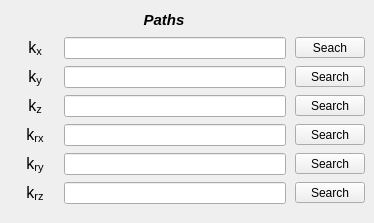
        <widget class="QWidget" name="tab_spring_table">
         <attribute name="title">
          <string>Spring</string>
         </attribute>
         <widget class="QWidget" name="gridLayoutWidget_3">
          <property name="geometry">
           <rect>
            <x>10</x>
            <y>6</y>
            <width>355</width>
            <height>208</height>
           </rect>
          </property>
          <layout class="QGridLayout" name="gridLayout_4">
           <property name="leftMargin">
            <number>5</number>
           </property>
           <property name="topMargin">
            <number>3</number>
           </property>
           <property name="bottomMargin">
            <number>4</number>
           </property>
           <property name="horizontalSpacing">
            <number>9</number>
           </property>
           <property name="verticalSpacing">
            <number>7</number>
           </property>
           <item row="1" column="1">
            <widget class="QLineEdit" name="lineEdit_path_table_Kx">
             <property name="enabled">
              <bool>true</bool>
             </property>
             <property name="font">
              <font>
               <pointsize>8</pointsize>
               <weight>50</weight>
               <bold>false</bold>
              </font>
             </property>
             <property name="alignment">
              <set>Qt::AlignCenter</set>
             </property>
            </widget>
           </item>
           <item row="2" column="1">
            <widget class="QLineEdit" name="lineEdit_path_table_Ky">
             <property name="enabled">
              <bool>true</bool>
             </property>
             <property name="font">
              <font>
               <pointsize>8</pointsize>
               <weight>50</weight>
               <bold>false</bold>
              </font>
             </property>
             <property name="alignment">
              <set>Qt::AlignCenter</set>
             </property>
            </widget>
           </item>
           <item row="1" column="0">
            <widget class="QLabel" name="label_67">
             <property name="enabled">
              <bool>true</bool>
             </property>
             <property name="minimumSize">
              <size>
               <width>40</width>
               <height>0</height>
              </size>
             </property>
             <property name="maximumSize">
              <size>
               <width>40</width>
               <height>16777215</height>
              </size>
             </property>
             <property name="text">
              <string>&lt;html&gt;&lt;head/&gt;&lt;body&gt;&lt;p align=&quot;center&quot;&gt;&lt;span style=&quot; font-size:12pt;&quot;&gt;k&lt;/span&gt;&lt;span style=&quot; font-size:12pt; vertical-align:sub;&quot;&gt;x&lt;/span&gt;&lt;/p&gt;&lt;/body&gt;&lt;/html&gt;</string>
             </property>
             <property name="alignment">
              <set>Qt::AlignCenter</set>
             </property>
            </widget>
           </item>
           <item row="4" column="2">
            <widget class="QToolButton" name="toolButton_load_Krx_table">
             <property name="enabled">
              <bool>true</bool>
             </property>
             <property name="sizePolicy">
              <sizepolicy hsizetype="Expanding" vsizetype="Fixed">
               <horstretch>0</horstretch>
               <verstretch>0</verstretch>
              </sizepolicy>
             </property>
             <property name="minimumSize">
              <size>
               <width>70</width>
               <height>0</height>
              </size>
             </property>
             <property name="maximumSize">
              <size>
               <width>70</width>
               <height>16777215</height>
              </size>
             </property>
             <property name="text">
              <string>Search</string>
             </property>
             <property name="autoRaise">
              <bool>false</bool>
             </property>
             <property name="arrowType">
              <enum>Qt::NoArrow</enum>
             </property>
            </widget>
           </item>
           <item row="4" column="1">
            <widget class="QLineEdit" name="lineEdit_path_table_Krx">
             <property name="enabled">
              <bool>true</bool>
             </property>
             <property name="font">
              <font>
               <pointsize>8</pointsize>
               <weight>50</weight>
               <bold>false</bold>
              </font>
             </property>
             <property name="alignment">
              <set>Qt::AlignCenter</set>
             </property>
            </widget>
           </item>
           <item row="6" column="2">
            <widget class="QToolButton" name="toolButton_load_Krz_table">
             <property name="enabled">
              <bool>true</bool>
             </property>
             <property name="sizePolicy">
              <sizepolicy hsizetype="Expanding" vsizetype="Fixed">
               <horstretch>0</horstretch>
               <verstretch>0</verstretch>
              </sizepolicy>
             </property>
             <property name="minimumSize">
              <size>
               <width>70</width>
               <height>0</height>
              </size>
             </property>
             <property name="maximumSize">
              <size>
               <width>70</width>
               <height>16777215</height>
              </size>
             </property>
             <property name="text">
              <string>Search</string>
             </property>
             <property name="autoRaise">
              <bool>false</bool>
             </property>
             <property name="arrowType">
              <enum>Qt::NoArrow</enum>
             </property>
            </widget>
           </item>
           <item row="3" column="1">
            <widget class="QLineEdit" name="lineEdit_path_table_Kz">
             <property name="enabled">
              <bool>true</bool>
             </property>
             <property name="font">
              <font>
               <pointsize>8</pointsize>
               <weight>50</weight>
               <bold>false</bold>
              </font>
             </property>
             <property name="alignment">
              <set>Qt::AlignCenter</set>
             </property>
            </widget>
           </item>
           <item row="3" column="2">
            <widget class="QToolButton" name="toolButton_load_Kz_table">
             <property name="enabled">
              <bool>true</bool>
             </property>
             <property name="sizePolicy">
              <sizepolicy hsizetype="Expanding" vsizetype="Fixed">
               <horstretch>0</horstretch>
               <verstretch>0</verstretch>
              </sizepolicy>
             </property>
             <property name="minimumSize">
              <size>
               <width>70</width>
               <height>0</height>
              </size>
             </property>
             <property name="maximumSize">
              <size>
               <width>70</width>
               <height>16777215</height>
              </size>
             </property>
             <property name="text">
              <string>Search</string>
             </property>
             <property name="autoRaise">
              <bool>false</bool>
             </property>
             <property name="arrowType">
              <enum>Qt::NoArrow</enum>
             </property>
            </widget>
           </item>
           <item row="2" column="2">
            <widget class="QToolButton" name="toolButton_load_Ky_table">
             <property name="enabled">
              <bool>true</bool>
             </property>
             <property name="sizePolicy">
              <sizepolicy hsizetype="Expanding" vsizetype="Fixed">
               <horstretch>0</horstretch>
               <verstretch>0</verstretch>
              </sizepolicy>
             </property>
             <property name="minimumSize">
              <size>
               <width>70</width>
               <height>0</height>
              </size>
             </property>
             <property name="maximumSize">
              <size>
               <width>70</width>
               <height>16777215</height>
              </size>
             </property>
             <property name="text">
              <string>Search</string>
             </property>
             <property name="autoRaise">
              <bool>false</bool>
             </property>
             <property name="arrowType">
              <enum>Qt::NoArrow</enum>
             </property>
            </widget>
           </item>
           <item row="5" column="2">
            <widget class="QToolButton" name="toolButton_load_Kry_table">
             <property name="enabled">
              <bool>true</bool>
             </property>
             <property name="sizePolicy">
              <sizepolicy hsizetype="Expanding" vsizetype="Fixed">
               <horstretch>0</horstretch>
               <verstretch>0</verstretch>
              </sizepolicy>
             </property>
             <property name="minimumSize">
              <size>
               <width>70</width>
               <height>0</height>
              </size>
             </property>
             <property name="maximumSize">
              <size>
               <width>70</width>
               <height>16777215</height>
              </size>
             </property>
             <property name="text">
              <string>Search</string>
             </property>
             <property name="autoRaise">
              <bool>false</bool>
             </property>
             <property name="arrowType">
              <enum>Qt::NoArrow</enum>
             </property>
            </widget>
           </item>
           <item row="5" column="1">
            <widget class="QLineEdit" name="lineEdit_path_table_Kry">
             <property name="enabled">
              <bool>true</bool>
             </property>
             <property name="font">
              <font>
               <pointsize>8</pointsize>
               <weight>50</weight>
               <bold>false</bold>
              </font>
             </property>
             <property name="alignment">
              <set>Qt::AlignCenter</set>
             </property>
            </widget>
           </item>
           <item row="1" column="2">
            <widget class="QToolButton" name="toolButton_load_Kx_table">
             <property name="enabled">
              <bool>true</bool>
             </property>
             <property name="sizePolicy">
              <sizepolicy hsizetype="Expanding" vsizetype="Fixed">
               <horstretch>0</horstretch>
               <verstretch>0</verstretch>
              </sizepolicy>
             </property>
             <property name="minimumSize">
              <size>
               <width>70</width>
               <height>0</height>
              </size>
             </property>
             <property name="maximumSize">
              <size>
               <width>70</width>
               <height>16777215</height>
              </size>
             </property>
             <property name="text">
              <string>Seach</string>
             </property>
             <property name="autoRaise">
              <bool>false</bool>
             </property>
             <property name="arrowType">
              <enum>Qt::NoArrow</enum>
             </property>
            </widget>
           </item>
           <item row="6" column="1">
            <widget class="QLineEdit" name="lineEdit_path_table_Krz">
             <property name="enabled">
              <bool>true</bool>
             </property>
             <property name="font">
              <font>
               <pointsize>8</pointsize>
               <weight>50</weight>
               <bold>false</bold>
              </font>
             </property>
             <property name="alignment">
              <set>Qt::AlignCenter</set>
             </property>
            </widget>
           </item>
           <item row="0" column="1">
            <widget class="QLabel" name="label_119">
             <property name="minimumSize">
              <size>
               <width>180</width>
               <height>21</height>
              </size>
             </property>
             <property name="maximumSize">
              <size>
               <width>200</width>
               <height>21</height>
              </size>
             </property>
             <property name="font">
              <font>
               <family>Arial</family>
               <pointsize>11</pointsize>
               <weight>75</weight>
               <italic>true</italic>
               <bold>true</bold>
              </font>
             </property>
             <property name="frameShape">
              <enum>QFrame::NoFrame</enum>
             </property>
             <property name="frameShadow">
              <enum>QFrame::Plain</enum>
             </property>
             <property name="text">
              <string>Paths</string>
             </property>
             <property name="alignment">
              <set>Qt::AlignCenter</set>
             </property>
            </widget>
           </item>
           <item row="2" column="0">
            <widget class="QLabel" name="label_68">
             <property name="enabled">
              <bool>true</bool>
             </property>
             <property name="minimumSize">
              <size>
               <width>40</width>
               <height>0</height>
              </size>
             </property>
             <property name="maximumSize">
              <size>
               <width>40</width>
               <height>16777215</height>
              </size>
             </property>
             <property name="text">
              <string>&lt;html&gt;&lt;head/&gt;&lt;body&gt;&lt;p align=&quot;center&quot;&gt;&lt;span style=&quot; font-size:12pt;&quot;&gt;k&lt;/span&gt;&lt;span style=&quot; font-size:12pt; vertical-align:sub;&quot;&gt;y&lt;/span&gt;&lt;/p&gt;&lt;/body&gt;&lt;/html&gt;</string>
             </property>
             <property name="alignment">
              <set>Qt::AlignCenter</set>
             </property>
            </widget>
           </item>
           <item row="3" column="0">
            <widget class="QLabel" name="label_69">
             <property name="enabled">
              <bool>true</bool>
             </property>
             <property name="minimumSize">
              <size>
               <width>40</width>
               <height>0</height>
              </size>
             </property>
             <property name="maximumSize">
              <size>
               <width>40</width>
               <height>16777215</height>
              </size>
             </property>
             <property name="text">
              <string>&lt;html&gt;&lt;head/&gt;&lt;body&gt;&lt;p align=&quot;center&quot;&gt;&lt;span style=&quot; font-size:12pt;&quot;&gt;k&lt;/span&gt;&lt;span style=&quot; font-size:12pt; vertical-align:sub;&quot;&gt;z&lt;/span&gt;&lt;/p&gt;&lt;/body&gt;&lt;/html&gt;</string>
             </property>
             <property name="alignment">
              <set>Qt::AlignCenter</set>
             </property>
            </widget>
           </item>
           <item row="4" column="0">
            <widget class="QLabel" name="label_70">
             <property name="enabled">
              <bool>true</bool>
             </property>
             <property name="minimumSize">
              <size>
               <width>40</width>
               <height>0</height>
              </size>
             </property>
             <property name="maximumSize">
              <size>
               <width>40</width>
               <height>16777215</height>
              </size>
             </property>
             <property name="text">
              <string>&lt;html&gt;&lt;head/&gt;&lt;body&gt;&lt;p align=&quot;center&quot;&gt;&lt;span style=&quot; font-size:12pt;&quot;&gt;k&lt;/span&gt;&lt;span style=&quot; font-size:12pt; vertical-align:sub;&quot;&gt;rx&lt;/span&gt;&lt;/p&gt;&lt;/body&gt;&lt;/html&gt;</string>
             </property>
             <property name="alignment">
              <set>Qt::AlignCenter</set>
             </property>
            </widget>
           </item>
           <item row="5" column="0">
            <widget class="QLabel" name="label_120">
             <property name="enabled">
              <bool>true</bool>
             </property>
             <property name="minimumSize">
              <size>
               <width>40</width>
               <height>0</height>
              </size>
             </property>
             <property name="maximumSize">
              <size>
               <width>40</width>
               <height>16777215</height>
              </size>
             </property>
             <property name="text">
              <string>&lt;html&gt;&lt;head/&gt;&lt;body&gt;&lt;p align=&quot;center&quot;&gt;&lt;span style=&quot; font-size:12pt;&quot;&gt;k&lt;/span&gt;&lt;span style=&quot; font-size:12pt; vertical-align:sub;&quot;&gt;ry&lt;/span&gt;&lt;/p&gt;&lt;/body&gt;&lt;/html&gt;</string>
             </property>
             <property name="alignment">
              <set>Qt::AlignCenter</set>
             </property>
            </widget>
           </item>
           <item row="6" column="0">
            <widget class="QLabel" name="label_121">
             <property name="enabled">
              <bool>true</bool>
             </property>
             <property name="minimumSize">
              <size>
               <width>40</width>
               <height>0</height>
              </size>
             </property>
             <property name="maximumSize">
              <size>
               <width>40</width>
               <height>16777215</height>
              </size>
             </property>
             <property name="text">
              <string>&lt;html&gt;&lt;head/&gt;&lt;body&gt;&lt;p align=&quot;center&quot;&gt;&lt;span style=&quot; font-size:12pt;&quot;&gt;k&lt;/span&gt;&lt;span style=&quot; font-size:12pt; vertical-align:sub;&quot;&gt;rz&lt;/span&gt;&lt;/p&gt;&lt;/body&gt;&lt;/html&gt;</string>
             </property>
             <property name="alignment">
              <set>Qt::AlignCenter</set>
             </property>
            </widget>
           </item>
          </layout>
         </widget>
        </widget>
